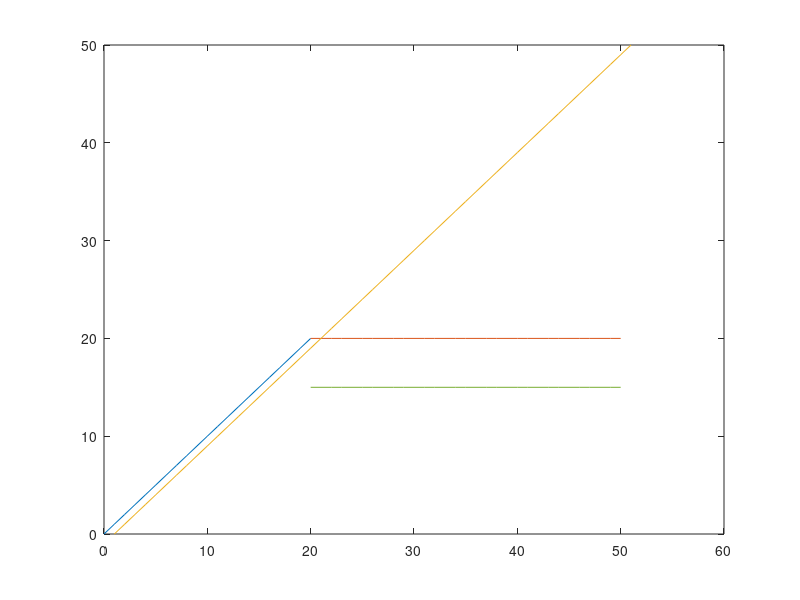

Write the MATLAB code that produced this figure.
%pathcreator 
bx=0:20;by=0:20;
bbx = 20:50;
bby = 20*ones(1,size((20:50),2));
lbbx = 0:50;
lbby = 20*(ones(1,size((20:50),2)))+5;
rbbx = 20:50;
rbby = 20*(ones(1,size((20:50),2)))-5;
plot(bx,by);
hold on 
plot(bbx,bby);
plot(lbbx);
plot(zeros(1,size(lbby,2)),lbby);
plot(rbbx,rbby);